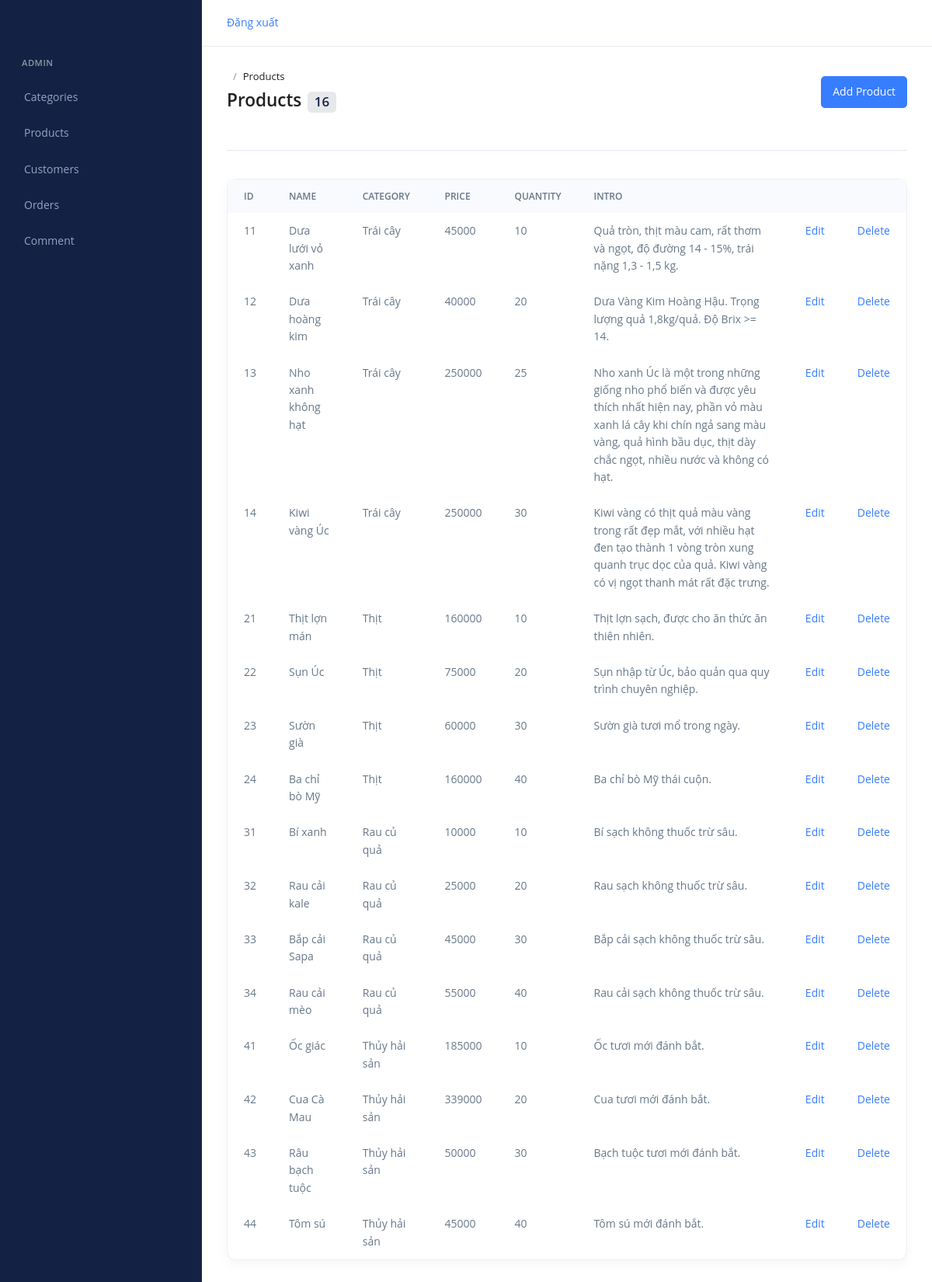
/Product/index (signed in), run on the app's committed database.
### tables this page shows
CREATE TABLE `product` (
  `product_id` int(11) NOT NULL,
  `product_name` varchar(255) DEFAULT NULL,
  `quantity` int(11) DEFAULT NULL,
  `price` int(11) DEFAULT NULL,
  `avatar` varchar(255) DEFAULT NULL,
  `category_id` int(11) DEFAULT NULL,
  `intro` varchar(1000) DEFAULT NULL
);

CREATE TABLE `category` (
  `category_id` int(11) NOT NULL,
  `category_name` varchar(255) DEFAULT NULL
);

### core/Controller.php (called while the page is built, shortened)
<?php
    class Controller{
        public function modal($modal){
            return new $modal;
        }
        public function view($view, $data = []){
            require_once "./mvc/views/".$view.".php";
        }
    }
?>

### mvc/controllers/Product.php (called while the page is built, shortened)
<?php
    class Product extends Controller{
        function index(){
            $product = $this->modal("ProductModal");
            $category = $this->modal("CategoryModal");
            $layout = $this->view("layouts/admin", ["admin_page"=>"admin/products/index", "admin_header"=>"shared/admin_header", "admin_sidebar"=>"shared/admin_sidebar", "products"=>$product->getAllProduct(), "categories"=>$category->getAllCategory()], );
        }
    }
?>

### core/App.php (called while the page is built, shortened)
<?php
    class App{
        protected $action = "index";
        function __construct()
        {
            $url_arr = $this->getURL();
            if(isset($url_arr[0])){
                unset($url_arr[0]);
            }
            $this->page = new $this->page;
            if(isset($url_arr[1])){
                if(method_exists($this->page, $url_arr[1])){
                    $this->action = $url_arr[1];
                }
                unset($url_arr[1]);
            }
            $this->params = $url_arr?array_values($url_arr):[];
            call_user_func_array([$this->page, $this->action], $this->params);
        }
        function getURL(){
            if(isset($_GET["url"])){
                return explode("/", filter_var(trim($_GET["url"])));
            }
        }
    }
?>

### index.php (called while the page is built, shortened)
<?php
    require_once "./core/App.php";
    require_once "./core/Controller.php";
    require_once "./core/Database.php";
    $myApp = new App();
?>

### core/Database.php (called while the page is built, shortened)
<?php
    class Database{
        public $servername = "localhost";
        public $username = "root";
        public $password = "";
        public $dbname = "web212";
        function __construct(){
            $this->con = mysqli_connect($this->servername, $this->username, $this->password, $this->dbname);
        }
    }
?>

### mvc/modals/ProductModal.php (called while the page is built, shortened)
<?php
    class ProductModal extends Database{
        public function getAllProduct(){
            $qr = "SELECT * FROM product";
            return mysqli_query($this->con, $qr);
        }
    }
?>

### mvc/modals/CategoryModal.php (called while the page is built, shortened)
<?php
    class CategoryModal extends Database{
        public function getAllCategory(){
            $qr = "SELECT * FROM category";
            return mysqli_query($this->con, $qr);
        }
    }
?>

### mvc/views/admin/products/index.php (the view, shortened to what this page needs)
<div class="page-header">
  <div class="row align-items-center mb-3">
    <div class="col-sm mb-2 mb-sm-0">
      <nav aria-label="breadcrumb">
        <ol class="breadcrumb breadcrumb-no-gutter">
          <li class="breadcrumb-item active" aria-current="page">Products</li>
        </ol>
      </nav>
      <h1 class="page-header-title">Products<span class="badge badge-soft-dark ml-2"><?php echo mysqli_num_rows($data["products"])?></span></h1>
    </div>
    <div class="col-sm-auto">
      <a href="http://localhost/web212/Product/new" class="btn btn-primary">Add Product</a>
    </div>
  </div>
</div>
<div class="card">
  <div class="table-responsive">
    <table class="table table-borderless card-table">
      <thead class="thead-light">
      <tr>
        <th>ID</th>
        <th>Name</th>
        <th>Category</th>
        <th>Price</th>
        <th>Quantity</th>
        <th>Intro</th>
        <th colspan="2"></th>
      </tr>
      </thead>
      <tbody>
      <?php
        $categories = array();
        while($row = mysqli_fetch_array($data["categories"])){
            $categories[] = $row;
        }
        while($row = mysqli_fetch_array($data["products"])){
      ?>
        <tr>
          <td><?php echo $row["product_id"] ?></td>
          <td><?php echo $row["product_name"] ?></td>
          <td><?php echo $categories[$row["category_id"]-1]["category_name"]?>
          </td>
          <td><?php echo $row["price"] ?></td>
          <td><?php echo $row["quantity"] ?></td>
          <td><?php echo $row["intro"] ?></td>
          <td><a href="http://localhost/web212/product/edit/<?php echo $row["product_id"] ?>">Edit</td>
          <td><a href="http://localhost/web212/product/delete/<?php echo $row["product_id"] ?>">Delete</td>
        </tr>
      <?php
        }
      ?>
      </tbody>
    </table>
  </div>
</div>

### data on the page
product: product_id "11", product_name "Dưa lưới vỏ xanh", category.category_name "Trái cây", price "45000", quantity "10", intro "Quả tròn, thịt màu cam, rất thơm và ngọt, độ đường 14 - 15%, trái nặng 1,3 - 1,5 kg."
product: product_id "12", product_name "Dưa hoàng kim", category.category_name "Trái cây", price "40000", quantity "20", intro "Dưa Vàng Kim Hoàng Hậu. Trọng lượng quả 1,8kg/quả. Độ Brix >= 14."
product: product_id "13", product_name "Nho xanh không hạt", category.category_name "Trái cây", price "250000", quantity "25", intro "Nho xanh Úc là một trong những giống nho phổ biến và được yêu thích nhất hiện nay, phần vỏ màu xanh lá cây khi chín ngả sang màu vàng, quả hình bầu dục, thịt dày chắc ngọt, nhiều nước và không có hạt."
product: product_id "14", product_name "Kiwi vàng Úc", category.category_name "Trái cây", price "250000", quantity "30", intro "Kiwi vàng có thịt quả màu vàng trong rất đẹp mắt, với nhiều hạt đen tạo thành 1 vòng tròn xung quanh trục dọc của quả. Kiwi vàng có vị ngọt thanh mát rất đặc trưng."
product: product_id "21", product_name "Thịt lợn mán", category.category_name "Thịt", price "160000", quantity "10", intro "Thịt lợn sạch, được cho ăn thức ăn thiên nhiên."
product: product_id "22", product_name "Sụn Úc", category.category_name "Thịt", price "75000", quantity "20", intro "Sụn nhập từ Úc, bảo quản qua quy trình chuyên nghiệp."
product: product_id "23", product_name "Sườn già", category.category_name "Thịt", price "60000", quantity "30", intro "Sườn già tươi mổ trong ngày."
product: product_id "24", product_name "Ba chỉ bò Mỹ", category.category_name "Thịt", price "160000", quantity "40", intro "Ba chỉ bò Mỹ thái cuộn."
product: product_id "31", product_name "Bí xanh", category.category_name "Rau củ quả", price "10000", quantity "10", intro "Bí sạch không thuốc trừ sâu."
product: product_id "32", product_name "Rau cải kale", category.category_name "Rau củ quả", price "25000", quantity "20", intro "Rau sạch không thuốc trừ sâu."
product: product_id "33", product_name "Bắp cải Sapa", category.category_name "Rau củ quả", price "45000", quantity "30", intro "Bắp cải sạch không thuốc trừ sâu."
product: product_id "34", product_name "Rau cải mèo", category.category_name "Rau củ quả", price "55000", quantity "40", intro "Rau cải sạch không thuốc trừ sâu."
product: product_id "41", product_name "Ốc giác", category.category_name "Thủy hải sản", price "185000", quantity "10", intro "Ốc tươi mới đánh bắt."
product: product_id "42", product_name "Cua Cà Mau", category.category_name "Thủy hải sản", price "339000", quantity "20", intro "Cua tươi mới đánh bắt."
product: product_id "43", product_name "Râu bạch tuộc", category.category_name "Thủy hải sản", price "50000", quantity "30", intro "Bạch tuộc tươi mới đánh bắt."
product: product_id "44", product_name "Tôm sú", category.category_name "Thủy hải sản", price "45000", quantity "40", intro "Tôm sú mới đánh bắt."

### other printed values
mysqli_num_rows($data["products"]) "16"
